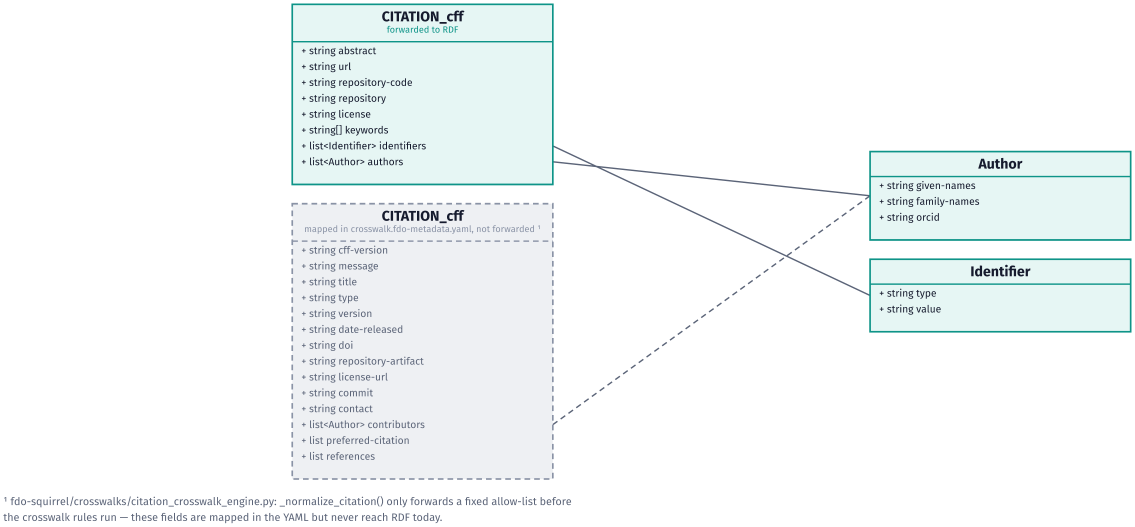
#> input picture img/fdox-citation-cff-schema.png, 3405 x 1580 px, found by its file name (shown at 1/3 size)
$ python step_citation_cff_schema.py
#> lines starting #> are read from the running program, lines starting #| are printed output that depends on the picture
### py/visuals_utils.py
"""fdox-visuals: shared constants and render helpers.

No step imports rdflib/matplotlib/pandas — this stays light on purpose so
`python main.py --list` and `--dry-run` are instant.
"""

from __future__ import annotations

import base64
import re
import struct
from pathlib import Path

ROOT = Path(__file__).resolve().parents[1]
FONTS_DIR = ROOT / "fonts"
IMG_DIR = ROOT / "img"

FONT_REGULAR = FONTS_DIR / "FiraSans-Regular.ttf"
FONT_BOLD = FONTS_DIR / "FiraSans-Bold.ttf"
FONT_FAMILY = "Fira Sans"

# Every generated SVG lives in img/<category>/ (one level below img/), so the
# relative path back to fonts/ is always the same. If a step ever writes its
# SVG somewhere else, this constant has to move with it.
_FONT_REL_PREFIX = "../../fonts"

# Topic folders under img/. The order is the order of the site (S14), and the
# order of the navigation. A graphic belongs to the category with the longest
# prefix its file stem starts with.
CATEGORIES = [
    {"slug": "pattern", "group": "Concept", "title": "The four-step pattern and its outcomes",
     "desc": "The two banners: the four FDO steps and the four outcomes of FDOx.",
     "prefixes": ["fdox-four-step-pattern", "fdox-purpose-pattern"]},
    {"slug": "pictograms", "group": "Concept", "title": "Pictograms: steps and outcomes",
     "desc": "The eight pictograms as single files: the four steps and the four outcomes.",
     "prefixes": ["fdox-step-", "fdox-purpose-"]},
    {"slug": "schemas", "group": "Concept", "title": "Schemas, architecture and bundle views",
     "desc": "The MD.cff and CITATION.cff schemas, the fdo-squirrel architecture, the three views of a bundle (RDF, RO-Crate, landing page) and the FDO meta graphic.",
     "prefixes": ["fdox-md-cff-schema", "fdox-citation-cff-schema", "fdox-fdo-squirrel-architecture",
                  "fdox-bundle-three-views",
                  "fdox-fair-digital-object-meta-graphic", "fdox-fdo-sphere"]},
    {"slug": "sphere", "group": "Concept", "title": "The FDO sphere and the community hubs",
     "desc": "The eight pictograms around the FDO sphere, with and without the community hubs.", "prefixes": ["fdox-sphere-"]},
    {"slug": "steps", "group": "3D models", "title": "The four steps in practice",
     "desc": "One graphic per FDOx step with real values of CIIC 81: packaging with fdo-3d-packager (RDF and RO-Crate via fdo-squirrel), modelling, linking, federation.",
     "prefixes": ["fdox-steps-"]},
    {"slug": "outcomes", "group": "3D models", "title": "The four outcomes in practice",
     "desc": "One graphic per outcome: FAIR and citable, semantically queryable, interoperable, integrable.",
     "prefixes": ["fdox-outcomes-"]},
    {"slug": "3d-packager-pictograms", "group": "3D models", "title": "Pictograms: fdo-3d-packager",
     "desc": "The six pictograms of the fdo-3d-packager steps: fetch, convert, nexus, mdcff, bundle, build_fdo.",
     "prefixes": ["fdox-3d-packager-step-"]},
    {"slug": "git-packager", "group": "Software", "title": "fdo-git-packager: software as FDO",
     "desc": "Concept graphics for packaging a Git repository as an FDO (the tool is a skeleton, nothing here is implemented yet).",
     "prefixes": ["fdox-git-packager-"]},
    {"slug": "git-packager-pictograms", "group": "Software", "title": "Pictograms: fdo-git-packager",
     "desc": "The four pictograms of the fdo-git-packager steps: pin, inspect, package, build.",
     "prefixes": ["fdox-git-packager-step-"]},
    {"slug": "story", "group": "3D and software", "title": "From the FKGE to FDOx",
     "desc": "Graphics that lead from the federated knowledge graph ecosystem to FDOx, for 3D models and software.",
     "prefixes": ["fdox-story-"]},
    {"slug": "federation", "group": "3D and software", "title": "Federated knowledge graph ecosystem",
     "desc": "Finished 3D and software FDOs in the registry and the N4O collection.",
     "prefixes": ["fdox-federation-"]},
    {"slug": "ogham-graph", "group": "3D and software", "title": "Ogham graph pictures",
     "desc": "Graph pictures of Ogham stones, their 3D FDOs and the software that uses them.",
     "prefixes": ["fdox-ogham-graph-"]},
]


def category_of(stem: str) -> str:
    """Folder slug (under img/) for a graphic's file stem: the longest matching prefix wins."""
    best, best_len = None, -1
    for cat in CATEGORIES:
        for pre in cat["prefixes"]:
            if stem.startswith(pre) and len(pre) > best_len:
                best, best_len = cat["slug"], len(pre)
    if best is None:
        raise KeyError(f"no category for graphic {stem!r}; add its prefix to CATEGORIES")
    return best


def img_path(filename: str) -> Path:
    """Output path of a graphic: img/<category>/<filename>; creates the folder."""
    folder = IMG_DIR / category_of(Path(filename).stem)
    folder.mkdir(parents=True, exist_ok=True)
    return folder / filename

INK = "#161B2E"
MUTED = "#5B6478"
BG = "#FFFFFF"

# The one family palette. Step 1's colour is the *original* FAIR Digital
# Object blue (#004473, sampled from the reference diagram) — every other
# graphic in this repo that needs "the FDOx blue" reads it from here rather
# than repeating the literal, so the family stays a single source of truth.
STEPS = [
    {
        "id": "fdo-encapsulation",
        "num": "1",
        "title": ["FDO", "Encapsulation"],
        "desc": "Persistent identifier, structured metadata & provenance",
        "color": "#004473",
        "tint": "#E6ECF1",
    },
    {
        "id": "semantic-paradata-modelling",
        "num": "2",
        "title": ["Semantic Metadata", "& Paradata Modelling"],
        "desc": "Acquisition, spatial anchoring & CIDOC CRM alignment",
        "color": "#0E9488",
        "tint": "#E6F6F4",
    },
    {
        "id": "linking-community-hubs",
        "num": "3",
        "title": ["Linking to", "Community Hubs"],
        "desc": "Cross-referenced with Wikidata & OpenStreetMap",
        "color": "#C2790C",
        "tint": "#FCF1E1",
    },
    {
        "id": "federated-kg-integration",
        "num": "4",
        "title": ["Federated Knowledge", "Graph Integration"],
        "desc": "RDF joins distributed research infrastructures",
        "color": "#8034C9",
        "tint": "#F3E9FC",
    },
]

FDO_ACCENT = STEPS[0]["color"]  # #004473 — reused by the FDO meta-graphic
FDO_TINT = STEPS[0]["tint"]  # #E6ECF1 — page tint of the site (S14)

# Two lightened tints of FDO_ACCENT, for graphics that use a single flat
# brand colour rather than the four-step rainbow above (S7 purpose banner:
# icon-circle gradient + connector chevrons). Derived once here rather than
# repeated as literals in the step module (A3: one palette, one source).
FDO_ACCENT_LIGHT = "#116099"
FDO_ACCENT_SOFT = "#4E8FBE"


def ensure_dirs() -> None:
    IMG_DIR.mkdir(parents=True, exist_ok=True)


def esc(text: str) -> str:
    """Escape the handful of characters that appear in our own copy text."""
    return text.replace("&", "&amp;").replace("<", "&lt;").replace(">", "&gt;")


# [12 lines left out: function wrap_text, not called in this run]


def font_face_css() -> str:
    """@font-face block pointing at the two vendored weights.

    Vendored, not referenced (PRIMER A3): the repo carries its own copy of
    Fira Sans under fonts/, so a fresh clone renders identically without
    the font being installed on the machine that runs it.
    """
    return (
        "<style>"
        f'@font-face {{ font-family: "{FONT_FAMILY}"; '
        f'src: url("{_FONT_REL_PREFIX}/FiraSans-Regular.ttf"); font-weight: 400; }} '
        f'@font-face {{ font-family: "{FONT_FAMILY}"; '
        f'src: url("{_FONT_REL_PREFIX}/FiraSans-Bold.ttf"); font-weight: 700; }}'
        "</style>"
    )


def render_svg_to_png(svg_path: Path, png_path: Path, width: int, height: int) -> None:
    """Rasterise via resvg (a single self-contained compiled wheel — no
    system libcairo/rsvg/ImageMagick needed, which is exactly what broke
    on Windows with the cairosvg-based first version of this repo: pip
    installs the Python package fine, but cairosvg still needs a system
    libcairo-2.dll that pip does not provide. resvg's wheel bundles the
    (Rust, statically-linked) renderer itself, so `pip install` is really
    the whole story.
    """
    import resvg_py  # lazy: keeps --list/--dry-run free of the import

    png_bytes = resvg_py.svg_to_bytes(
        svg_path=str(svg_path),
        width=width,
        height=height,
        font_files=[str(FONT_REGULAR), str(FONT_BOLD)],
        skip_system_fonts=True,  # always our vendored files, never a same-named system font
    )
    png_path.write_bytes(png_bytes)


def trim_transparent_border(png_path: Path, margin_px: int = 10) -> tuple[int, int]:
    """Crop a PNG to its non-transparent content, then pad back out to an
    exact, small, uniform transparent border.

    Works from the actual rendered alpha channel rather than a hand-
    computed design-unit margin — a wide title in one step's text can
    push the true content edge further out than the badge geometry alone
    would suggest (confirmed by inspecting the real render: the fourth
    step's title text extends past its own badge circle). Cropping pixels
    can't clip content the way guessing a margin in SVG coordinates could.

    Returns the final (width, height) for logging.
    """
    from PIL import Image  # lazy, same reasoning as render_svg_to_png

    im = Image.open(png_path).convert("RGBA")
    bbox = im.split()[-1].getbbox()  # bounding box of the alpha channel
    if bbox is None:
        return im.size  # fully transparent; nothing sensible to crop to
    cropped = im.crop(bbox)
    w, h = cropped.size
    out = Image.new("RGBA", (w + 2 * margin_px, h + 2 * margin_px), (0, 0, 0, 0))
    out.paste(cropped, (margin_px, margin_px))
    out.save(png_path)
    return out.size


# [48 lines left out: functions write_tight_graphic, flatten_to_jpg, not called in this run]


# --- generic SVG line/box primitives -----------------------------------
# Added for S8/S9 (talk-process / talk-purpose slides), which compose
# flowchart-like diagrams rather than the badge grids S2/S7 draw. Pure
# string formatters, no heavy import, so they don't cost --list/--dry-run
# anything (A2 in spirit: keep this module light).


# Third-party logos used in the graphics (img/source/NOTICE.md says whose they
# are and under which terms). Each is looked up as img/source/<stem>.svg, then
# .png; fewer than all of them is fine, a text pill stands in for a missing one.
LOGOS = {
    "ro-crate": {"stem": "ro-crate-logo", "credit": "RO-Crate logo: RO-Crate Community, CC BY 4.0"},
    "rdf": {"stem": "rdf-logo", "credit": "RDF logo: Bill Schwappacher / W3C, CC BY 4.0"},
}
RO_CRATE_LOGO_CREDIT = LOGOS["ro-crate"]["credit"]


# [7 lines left out: function logo_path, not called in this run]


def logo_credits() -> str:
    """The credit line for the logos that are actually present."""
    return "  ·  ".join(LOGOS[k]["credit"] for k in LOGOS if logo_path(k) is not None)


# [35 lines left out: functions _svg_ratio, logo, not called in this run]


def ro_crate_logo_path() -> Path | None:
    return logo_path("ro-crate")


def ro_crate_logo(x: float, y: float, max_w: float, max_h: float) -> str:
    return logo("ro-crate", x, y, max_w, max_h)


# [119 lines left out: functions arrow_marker, arrow_line, elbow_path, label_box, edge_label, measure_content_margins and 1 more, not called in this run]

### py/step_citation_cff_schema.py
"""S6 — CITATION.cff schema diagram ("the minimum CFF").

Unlike MD.cff (FDOx's own schema), CITATION.cff is the external, standard
Citation File Format (cff-version 1.2.0) — fdo-squirrel doesn't define it,
it only reads a subset of it. Built from
`fdo-squirrel/crosswalks/crosswalk.fdo-metadata.yaml` (which fields are
mapped at all) cross-checked against
`fdo-squirrel/crosswalks/citation_crosswalk_engine.py`'s
`_normalize_citation()` (which of those mapped fields actually reach the
RDF output). The two don't fully agree — see PRIMER.md A1 for the
finding: 14 of the 22 fields the crosswalk YAML maps are silently dropped
before any RDF is emitted, because `_normalize_citation()` only forwards
a fixed allow-list.

One class box, not two (first version split "forwarded" and "not
forwarded" into two separately-titled `CITATION_cff` boxes — confusing,
read as two copies of the same class rather than one class with a
per-field status; see PRIMER.md A1 Befund 13). Fields are grouped the way
a person reading a CITATION.cff would group them (identity, people,
provenance/links, licensing, repository), same as any other class
diagram; the RDF status is a per-field `[not in RDF]` tag, the same
bracket convention MD.cff's diagram already uses for `[required]`, not a
second box. Author/Identifier satellites sit next to the three rows that
actually reference them (authors, contributors, identifiers — grouped
adjacently for exactly this reason), so the connecting lines are short
and don't cross each other.

Produces:
  img/fdox-citation-cff-schema.svg / .png (transparent)

Runnable standalone: `python py/step_citation_cff_schema.py`
"""

from __future__ import annotations

import sys
from pathlib import Path

sys.path.insert(0, str(Path(__file__).resolve().parent))
from visuals_utils import (  # noqa: E402
    IMG_DIR,
    img_path,
    INK,
    MUTED,
    ensure_dirs,
    esc,
    font_face_css,
    render_svg_to_png,
    trim_transparent_border,
)

ACCENT = "#0E9488"
TINT = "#E6F6F4"

BOX_W = 520
FIELD_H = 30
HEADER_H = 46
PAD_V = 14
ROW_GAP = 34
COL_GAP = 420

# (field text, forwarded-to-RDF?)
FIELDS = [
    ("string title", False),
    ("string abstract", True),
    ("string type", False),
    ("string version", False),
    ("string date-released", False),
    ("string cff-version", False),
    ("list<Author> authors", True),
    ("list<Author> contributors", False),
    ("list<Identifier> identifiers", True),
    ("string doi", False),
    ("string url", True),
    ("string repository", True),
    ("string repository-code", True),
    ("string repository-artifact", False),
    ("string license", True),
    ("string license-url", False),
    ("string[] keywords", True),
    ("string commit", False),
    ("string contact", False),
    ("string message", False),
    ("list preferred-citation", False),
    ("list references", False),
]

# indices (0-based) into FIELDS, for connecting lines to satellites
IDX_AUTHORS = 6
IDX_CONTRIBUTORS = 7
IDX_IDENTIFIERS = 8

SATELLITES = [
    ("Author", ["string given-names", "string family-names", "string orcid"]),
    ("Identifier", ["string type", "string value"]),
]


def _render_box(x: float, y: float, w: float, title: str, fields: list[str], accent: str, tint: str) -> tuple[str, float]:
    header_h = HEADER_H
    h = header_h + len(fields) * FIELD_H + 2 * PAD_V
    out = f'<rect x="{x}" y="{y}" width="{w}" height="{h}" fill="{tint}" stroke="{accent}" stroke-width="3"/>'
    out += (
        f'<text x="{x+w/2}" y="{y+30}" text-anchor="middle" font-family="Fira Sans" '
        f'font-weight="700" font-size="26" fill="{INK}">{esc(title)}</text>'
    )
    out += f'<line x1="{x}" y1="{y+header_h}" x2="{x+w}" y2="{y+header_h}" stroke="{accent}" stroke-width="2.5"/>'
    fy = y + header_h + 22
    for f in fields:
        out += (
            f'<text x="{x+16}" y="{fy}" text-anchor="start" font-family="Fira Sans" '
            f'font-weight="400" font-size="18" fill="{INK}">+ {esc(f)}</text>'
        )
        fy += FIELD_H
    return out, h


def _field_row_y(box_top: float, idx: int) -> float:
    """Absolute y of field row `idx`'s text baseline, matching _render_box's own layout math."""
    return box_top + HEADER_H + 22 + idx * FIELD_H


def _build_svg() -> tuple[str, float, float]:
    pad = 50

    # centre class box height (computed once so satellites can be placed
    # relative to it before we render anything)
    center_h = HEADER_H + len(FIELDS) * FIELD_H + 2 * PAD_V
    center_x = pad
    center_y = pad

    right_x = center_x + BOX_W + COL_GAP

    # satellite y-positions: Author sits centred between the authors and
    # contributors rows (rows 6 and 7); Identifier sits level with the
    # identifiers row (row 8) - all three are adjacent in FIELDS, so both
    # satellites land close to the same, small stretch of the centre box.
    author_target_y = (
        _field_row_y(center_y, IDX_AUTHORS) + _field_row_y(center_y, IDX_CONTRIBUTORS)
    ) / 2 - FIELD_H / 2
    ident_target_y = _field_row_y(center_y, IDX_IDENTIFIERS) - FIELD_H / 2

    sat_heights = [HEADER_H + len(f) * FIELD_H + 2 * PAD_V for _, f in SATELLITES]
    author_y = author_target_y - sat_heights[0] / 2
    ident_y = ident_target_y - sat_heights[1] / 2
    # keep Identifier comfortably below Author (min gap), since their
    # target rows are close together but the boxes themselves are taller
    min_gap = 24
    if ident_y < author_y + sat_heights[0] + min_gap:
        ident_y = author_y + sat_heights[0] + min_gap
    sat_y = {"Author": author_y, "Identifier": ident_y}

    content_bottom = max(center_y + center_h, ident_y + sat_heights[1])
    footnote_h = 90
    W = right_x + BOX_W + pad
    H = content_bottom + footnote_h

    parts = [f'<svg xmlns="http://www.w3.org/2000/svg" width="{W}" height="{H}" viewBox="0 0 {W} {H}">']
    parts.append(font_face_css())

    # connecting lines, drawn first (under the boxes)
    lines = []

    def _line(from_y: float, sat_title: str, sat_h: float):
        ty = sat_y[sat_title] + sat_h / 2
        lines.append(
            f'<line x1="{center_x+BOX_W}" y1="{from_y}" x2="{right_x}" y2="{ty}" '
            f'stroke="{MUTED}" stroke-width="2.5"/>'
        )

    _line(_field_row_y(center_y, IDX_AUTHORS) - 6, "Author", sat_heights[0])
    _line(_field_row_y(center_y, IDX_CONTRIBUTORS) - 6, "Author", sat_heights[0])
    _line(_field_row_y(center_y, IDX_IDENTIFIERS) - 6, "Identifier", sat_heights[1])
    parts += lines

    center_labels = [
        f"{txt}" + ("" if fwd else " [not in RDF]\u00b9") for txt, fwd in FIELDS
    ]
    center_svg, _ = _render_box(center_x, center_y, BOX_W, "CITATION_cff", center_labels, ACCENT, TINT)
    # override colour per-field: forwarded rows stay ink, dropped rows go muted.
    # _render_box always uses INK, so re-render field text on top in the
    # right colour instead of re-deriving the geometry twice.
    field_overlay = ""
    fy = center_y + HEADER_H + 22
    for (txt, fwd), label in zip(FIELDS, center_labels):
        if not fwd:
            field_overlay += (
                f'<rect x="{center_x+1.5}" y="{fy-22}" width="{BOX_W-3}" height="{FIELD_H}" fill="{TINT}"/>'
                f'<text x="{center_x+16}" y="{fy}" text-anchor="start" font-family="Fira Sans" '
                f'font-weight="400" font-size="18" fill="{MUTED}">+ {esc(label)}</text>'
            )
        fy += FIELD_H
    parts.append(center_svg)
    parts.append(field_overlay)

    for title, fields in SATELLITES:
        box_svg, _ = _render_box(right_x, sat_y[title], BOX_W, title, fields, ACCENT, TINT)
        parts.append(box_svg)

    footnote_y = content_bottom + 46
    parts.append(
        f'<text x="{pad}" y="{footnote_y}" text-anchor="start" font-family="Fira Sans" '
        f'font-weight="400" font-size="19" fill="{MUTED}">\u00b9 fdo-squirrel/crosswalks/citation_crosswalk_engine.py: '
        f'_normalize_citation() only forwards a fixed allow-list before</text>'
    )
    parts.append(
        f'<text x="{pad}" y="{footnote_y+28}" text-anchor="start" font-family="Fira Sans" '
        f'font-weight="400" font-size="19" fill="{MUTED}">the crosswalk rules run \u2014 these fields are mapped in the YAML but never reach RDF today.</text>'
    )

    parts.append("</svg>")
    return "\n".join(parts), W, H


def run(strict: bool = False) -> list[str]:
    ensure_dirs()
    log: list[str] = []

    svg_text, w, h = _build_svg()
    svg_path = img_path("fdox-citation-cff-schema.svg")
    svg_path.write_text(svg_text, encoding="utf-8")
    png_path = svg_path.with_suffix(".png")
    render_svg_to_png(svg_path, png_path, int(w * 1.7), int(h * 1.7))
#> (the call stopped at in render_svg_to_png, `png_bytes = resvg_py.svg_to_bytes( svg_path=str(svg_path), width=width..`: resvg_py is not available in this run)
    final_w, final_h = trim_transparent_border(png_path, margin_px=10)
#> in trim_transparent_border, im is the input picture: PIL image 3405x1580 RGBA; mean R, G, B, A 60.6, 64.3, 64.7, 71
#> in trim_transparent_border, `bbox = im.split()[-1].getbbox()`: bbox = (10, 10, 3395, 1570)
#> in trim_transparent_border, `cropped = im.crop(bbox)`:
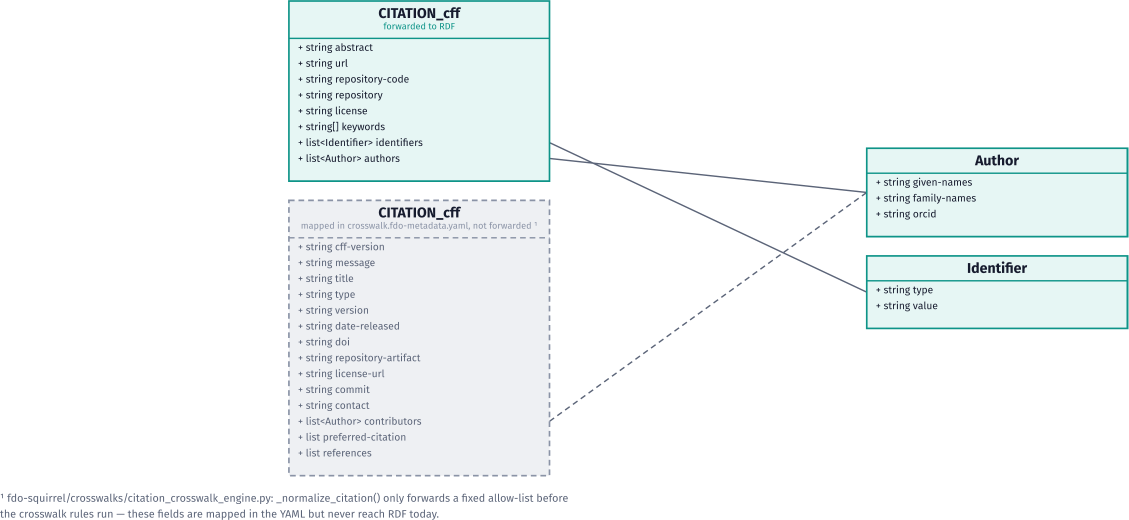
#> cropped: PIL image 3385x1560 RGBA (shown at 1/3 size); mean R, G, B, A 61.7, 65.5, 65.9, 72.3; transparent parts drawn white
    log.append(
        f"wrote {svg_path.relative_to(IMG_DIR.parent)} + .png "
        f"({final_w}x{final_h}, transparent, <=10px border)"
    )
    return log


if __name__ == "__main__":
    for line in run():
        print(line)
